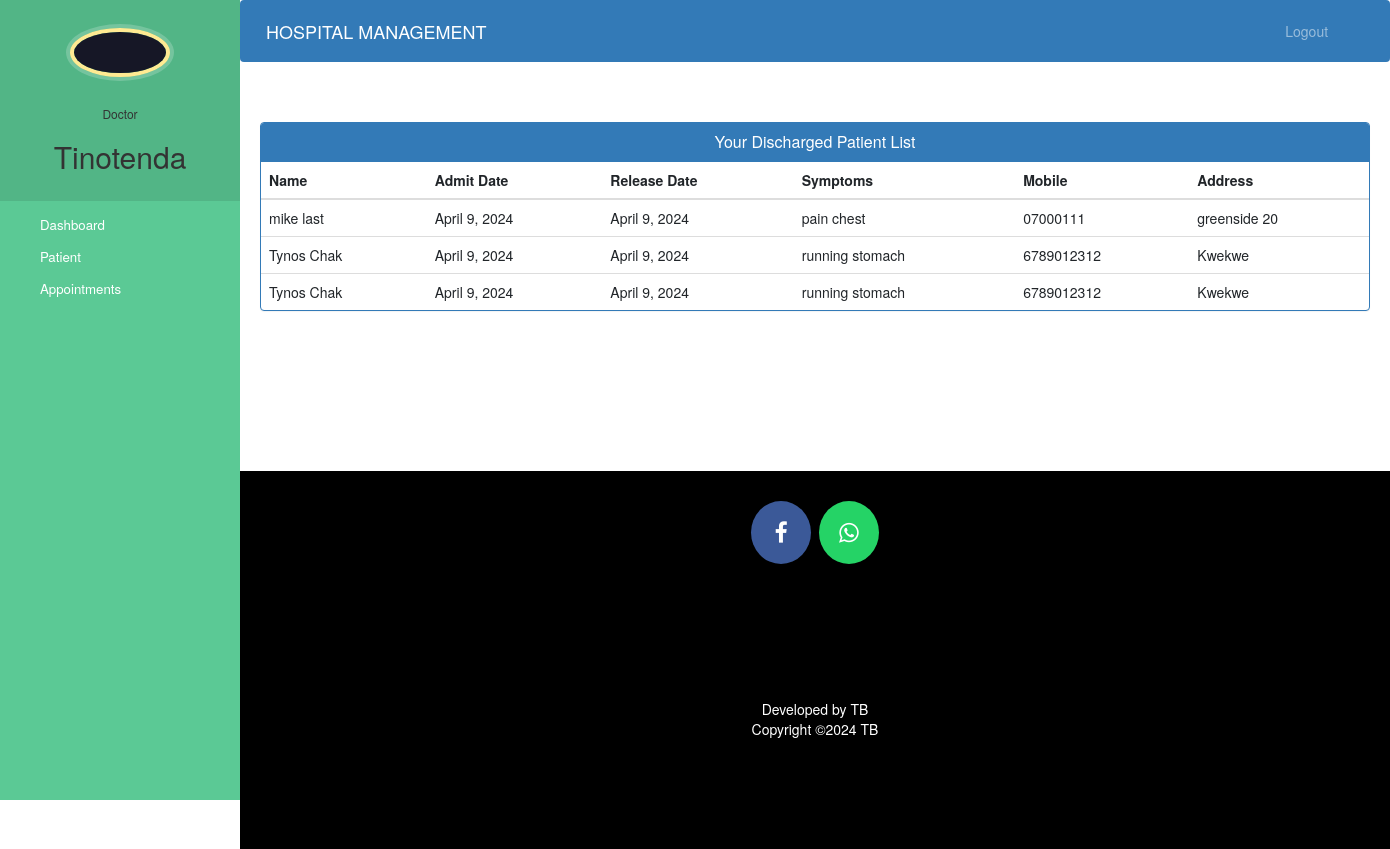
The page /doctor-view-discharge-patient (signed in) on the database its author committed.
### hospital/models.py (models this page shows, shortened)
class Doctor(models.Model):
    user=models.OneToOneField(User,on_delete=models.CASCADE)
    profile_pic= models.ImageField(upload_to='profile_pic/DoctorProfilePic/',null=True,blank=True)
    address = models.CharField(max_length=40)
    mobile = models.CharField(max_length=20,null=True)
    department= models.CharField(max_length=50,choices=departments,default='Cardiologist')
    status=models.BooleanField(default=False)

class PatientDischargeDetails(models.Model):
    patientId=models.PositiveIntegerField(null=True)
    patientName=models.CharField(max_length=40)
    assignedDoctorName=models.CharField(max_length=40)
    address = models.CharField(max_length=40)
    mobile = models.CharField(max_length=20,null=True)
    symptoms = models.CharField(max_length=100,null=True)
    admitDate=models.DateField(null=False)
    releaseDate=models.DateField(null=False)
    daySpent=models.PositiveIntegerField(null=False)
    roomCharge=models.PositiveIntegerField(null=False)
    medicineCost=models.PositiveIntegerField(null=False)
    doctorFee=models.PositiveIntegerField(null=False)
    OtherCharge=models.PositiveIntegerField(null=False)
    total=models.PositiveIntegerField(null=False)

### hospital/views.py (the view)
# urls.py: path('doctor-view-discharge-patient',views.doctor_view_discharge_patient_view,name='doctor-view-discharge-patient'),
@login_required(login_url='doctorlogin')
@user_passes_test(is_doctor)
def doctor_view_discharge_patient_view(request):
    dischargedpatients=models.PatientDischargeDetails.objects.all().distinct().filter(assignedDoctorName=request.user.first_name)
    doctor=models.Doctor.objects.get(user_id=request.user.id) #for profile picture of doctor in sidebar
    return render(request,'hospital/doctor_view_discharge_patient.html',{'dischargedpatients':dischargedpatients,'doctor':doctor})

### hospital/views.py (called while the page is built)
def is_doctor(user):
    return user.groups.filter(name='DOCTOR').exists()

### templates/hospital/doctor_view_discharge_patient.html (shortened to what this page needs)
{% extends 'hospital/doctor_base.html' %}
{% block content %}
{%load static%}
<head>
  <link href="//netdna.bootstrapcdn.com/bootstrap/3.0.0/css/bootstrap.min.css" rel="stylesheet" id="bootstrap-css">
</head>
<div class="container">
  <div class="panel panel-primary">
    <div class="panel-heading">
      <h6 class="panel-title">Your Discharged Patient List</h6>
    </div>
    <table class="table table-hover" id="dev-table">
      <thead>
        <tr>
          <th>Name</th>
          <th>Admit Date</th>
          <th>Release Date</th>
          <th>Symptoms</th>
          <th>Mobile</th>
          <th>Address</th>
        </tr>
      </thead>
      {% for p in dischargedpatients %}
      <tr>
        <td> {{p.patientName}}</td>
        <td>{{p.admitDate}}</td>
        <td>{{p.releaseDate}}</td>
        <td>{{p.symptoms}}</td>
        <td>{{p.mobile}}</td>
        <td>{{p.address}}</td>
      </tr>
      {% endfor %}
    </table>
  </div>
</div>
{% endblock content %}

### templates/hospital/doctor_base.html (shortened to what this page needs)
<!DOCTYPE html>
{% load static %}
<html lang="en">
<head>
  <link rel="stylesheet" href="https://stackpath.bootstrapcdn.com/bootstrap/4.3.1/css/bootstrap.min.css">
  <link rel="stylesheet" href="https://maxcdn.bootstrapcdn.com/font-awesome/4.7.0/css/font-awesome.min.css">
</head>
<body>
  <nav class="menu" tabindex="0">
    <header class="avatar">
      <img src="{% static doctor.profile_pic.url %}" alt="Profile Pic" />
      <br><br>
      <h6>Doctor</h6>
      <h2>{{request.user.first_name}}</h2>
    </header>
    <ul>
      <li tabindex="0" class="icon-dashboard"> <a style="color:white; text-decoration:none;" href="/doctor-dashboard"><span>Dashboard</span></a> </li>
      <li tabindex="0" class="icon-users"> <a style="color:white; text-decoration:none;" href="/doctor-patient"><span>Patient</span></a></li>
      <li tabindex="0" class="icon-calendar"> <a style="color:white; text-decoration:none;" href="/doctor-appointment"><span>Appointments</span></a></li>
    </ul>
  </nav>
  <main>
    <div class="bs-example">
      <nav class="navbar navbar-expand-md  navbar-dark fixed-top" style="background:#337AB7;">
        <a href="/doctor-dashboard" class="navbar-brand">HOSPITAL MANAGEMENT</a>
        <div class="collapse navbar-collapse justify-content-between" id="navbarCollapse">
          <div class="navbar-nav" style=" margin-left: 90%;">
            <a href="/logout" class="nav-item nav-link">Logout</a>
          </div>
        </div>
      </nav>
    </div>
    <br><br>
    {% block content %}
    {% endblock content %}
    <br><br><br><br><br><br><br>
    <footer>
      <p>
        <a id="ftr" href="https://facebook.com/(tino).luv/" class="fa fa-facebook"></a>
        <a id="ftr" href="https://api.whatsapp.com/send?phone=+263780601210&text=Hello%20Tino.%0d%0aHow%20are%20you%20%3f%0d%0aI%20came%20from%20your%20website.&source=&data=#" class="fa fa-whatsapp"></a>
      </p>
      <br>
      <div class="container">
        <div class="row">
          <div class="col-md-12 col-sm-12">
            <div style="color:#ffffff;" class="wow fadeInUp footer-copyright">
              <p>Developed by TB <br>
                Copyright &copy;2024 TB </p>
            </div>
          </div>
        </div>
      </div>
    </footer>
  </main>
</body>
</html>

### templates/hospital/doctor_base.html (style rules this page uses)
a:link { text-decoration: none; }
a { color: white; }
footer { padding: 0px 0px 0px 0px; background-color: black; margin: 0px; }
#ftr { padding: 20px; }
.fa { font-size: 23px; width: 60px; text-align: center; text-decoration: none; margin: 5px 2px; border-radius: 50%; }
.fa-facebook { background: #3B5998; color: white; margin-top: 30px; }
.fa-whatsapp { background: #25d366; color: white; }
p { text-align: center; }
body { padding-left: 240px; }
main { position: relative; height: 100vh; }
.menu { background: #5bc995; height: 100vh; width: 240px; position: fixed; top: 0px; left: 0; z-index: 5; outline: none; }
.menu .avatar { background: rgba(0, 0, 0, 0.1); padding: 2em 0.5em; text-align: center; }
.menu .avatar img { width: 100px; border-radius: 50%; overflow: hidden; border: 4px solid #ffea92; box-shadow: 0 0 0 4px rgba(255, 255, 255, 0.2); }
.menu .avatar h2 { font-weight: normal; margin-bottom: 0; }
.menu ul { list-style: none; padding: 0.5em 0; margin: 0; }
.menu ul li { padding: 0.5em 1em 0.5em 3em; font-size: 0.95em; font-weight: regular; background-repeat: no-repeat; background-position: left 15px center; background-size: auto 20px; transition: all 0.15s linear; cursor: pointer; }
.menu ul li.icon-dashboard { background-image: url("http://www.entypo.com/images//gauge.svg"); }
.menu ul li.icon-users { background-image: url("http://www.entypo.com/images//users.svg"); }
.menu ul li.icon-calendar { background-image: url("http://www.entypo.com/images//calendar.svg"); }

### templates/hospital/doctor_view_discharge_patient.html (style rules this page uses)
a:link { text-decoration: none; }
h6 { text-align: center; }
.row { margin: 100px; }

### rows shown on the page
Doctor: profile_pic (picture)
PatientDischargeDetails: patientName "mike last", admitDate "April 9, 2024", releaseDate "April 9, 2024", symptoms "pain chest", mobile "07000111", address "greenside 20"
PatientDischargeDetails: patientName "Tynos Chak", admitDate "April 9, 2024", releaseDate "April 9, 2024", symptoms "running stomach", mobile "6789012312", address "Kwekwe"
PatientDischargeDetails: patientName "Tynos Chak", admitDate "April 9, 2024", releaseDate "April 9, 2024", symptoms "running stomach", mobile "6789012312", address "Kwekwe"

### other values the page prints
{{ request.user.first_name }} "Tinotenda"
